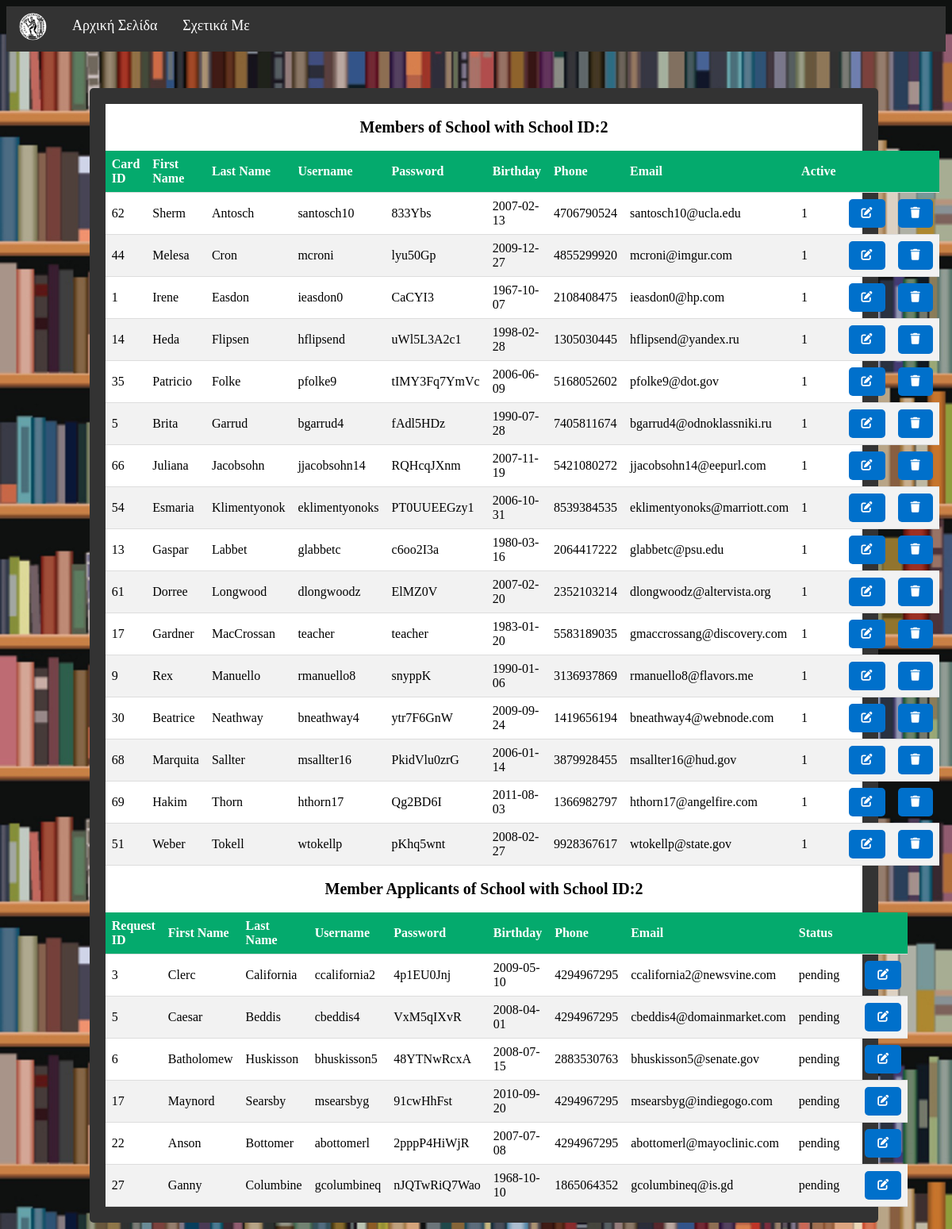
The page /client/admin_members.php (signed in) on the database its author committed.
### tables this page shows
CREATE TABLE members (
    card_id INT UNSIGNED NOT NULL AUTO_INCREMENT,
    first_name VARCHAR(50) NOT NULL,
    last_name VARCHAR(50) NOT NULL,
    username VARCHAR(255) UNIQUE NOT NULL,
    passcode VARCHAR(50) NOT NULL,
    birthday DATE NOT NULL,
    phone BIGINT UNSIGNED NOT NULL CHECK (1000000000 <= phone AND phone <= 9999999999),
    email VARCHAR(255) NOT NULL CHECK (email LIKE '_%@_%._%'),
    teacher TINYINT NOT NULL CHECK (teacher = 0 OR teacher = 1),
    active TINYINT NOT NULL DEFAULT 1 CHECK (active = 1 OR active = 0),
    school_id INT UNSIGNED NOT NULL,
    last_update TIMESTAMP NOT NULL DEFAULT CURRENT_TIMESTAMP ON UPDATE CURRENT_TIMESTAMP,
    PRIMARY KEY (card_id),
    CONSTRAINT memb_school FOREIGN KEY (school_id) REFERENCES schools (school_id) ON DELETE CASCADE ON UPDATE CASCADE
);

CREATE TABLE membership_applicant (
    request_id INT UNSIGNED NOT NULL AUTO_INCREMENT,
    first_name VARCHAR(50) NOT NULL,
    last_name VARCHAR(50) NOT NULL,
    username VARCHAR(255) UNIQUE NOT NULL,
    passcode VARCHAR(50) NOT NULL,
    birthday DATE NOT NULL,
    phone INT UNSIGNED NOT NULL CHECK (1000000000 <= phone AND phone <= 9999999999),
    email VARCHAR(255) NOT NULL,
    teacher TINYINT NOT NULL CHECK (teacher = 0 OR teacher = 1),
    school_id INT UNSIGNED NOT NULL,
    stat VARCHAR(50) NOT NULL DEFAULT 'pending',
    last_update TIMESTAMP NOT NULL DEFAULT CURRENT_TIMESTAMP ON UPDATE CURRENT_TIMESTAMP,
    PRIMARY KEY (request_id),
    CONSTRAINT memb_appl_school FOREIGN KEY (school_id) REFERENCES schools (school_id) ON DELETE CASCADE ON UPDATE CASCADE,
    CONSTRAINT admin_status CHECK (stat in ('pending', 'approved', 'rejected'))
);

### client/admin_members.php (the view, shortened to what this page needs)
<?php
$conn = OpenCon();
?>
<!DOCTYPE html>
<html>
<head>
    <link rel='stylesheet' href='common.css'>
    <link rel="stylesheet" href="https://cdnjs.cloudflare.com/ajax/libs/font-awesome/6.0.0/css/all.min.css">
</head>
<body>
    <div class="navbar">
        <a class="navbar-brand" href="home.php">
            <div class="logo-image">
                <img src="prometheus.png" class="img-fluid" alt="Βιβλιοθήκη ΕΜΠ" style="width:35px;height:35px;">
            </div>
        </a>
        <a href="home.php">Αρχική Σελίδα</a>
        <a href="about.html">Σχετικά Με</a>
    </div>
    <br />
    <br />
    <div class="main-content2">
    <div class="container">
            <div class="row" id="row">
                <div class="col-md-12">
                    <div class="card" id="card-container">
                        <div class="card-body" id="card">
                            <?php
                            $user_data['school_id'] = $_SESSION['school_id'];
                            $school_id = $user_data['school_id'];
                            echo '<br/>';
                            echo '<span style=" font-weight:bold; font-size: 20px; color: black; text-align:center;">Members of School with School ID:' . $school_id . '</br></span>';
                            echo '<br/>';
                            $query2 = "SELECT card_id, first_name, last_name, username, passcode, birthday, phone, email, active  FROM members
                             where school_id=$school_id
                             ORDER BY last_name, first_name";
                            $result2 = mysqli_query($conn, $query2);
                            if (mysqli_num_rows($result2) == 0) {
                                echo '<h1 style="margin-top: 5rem;">No user found!</h1>';
                            } else {
                                echo '<div class="table-responsive">';
                                echo '<table class="table">';
                                echo '<thead>';
                                echo '<tr>';
                                echo '<th>Card ID</th>';
                                echo '<th>First Name</th>';
                                echo '<th>Last Name</th>';
                                echo '<th>Username</th>';
                                echo '<th>Password</th>';
                                echo '<th>Birthday</th>';
                                echo '<th>Phone</th>';
                                echo '<th>Email</th>';
                                echo '<th>Active</th>';
                                echo '<th></th>';
                                echo '<th></th>';
                                echo '</tr>';
                                echo '</thead>';
                                echo '<tbody>';
                                while ($row = mysqli_fetch_row($result2)) {
                                    echo '<tr>';
                                    echo '<td>' . $row[0] . '</td>';
                                    echo '<td>' . $row[1] . '</td>';
                                    echo '<td>' . $row[2] . '</td>';
                                    echo '<td>' . $row[3] . '</td>';
                                    echo '<td>' . $row[4] . '</td>';
                                    echo '<td>' . $row[5] . '</td>';
                                    echo '<td>' . $row[6] . '</td>';
                                    echo '<td>' . $row[7] . '</td>';
                                    echo '<td>' . $row[8] . '</td>';
                                    echo '<td><a type="button" class="button" href="./makeinactive.php?card_id=' . $row[0] . '">';
                                    echo '<i class="fa fa-edit"></i>';
                                    echo '</td>';
                                    echo '<td><a type="button" class="button" href="./deletemember.php?card_id=' . $row[0] . '">';
                                    echo '<i class="fa fa-trash"></i>';
                                    echo '</td>';
                                    echo '</tr>';
                                }
                                echo '</tbody>';
                                echo '</table>';
                                echo '</div>';
                            }
                            echo '<br/>';
                            echo '<span style=" font-weight:bold; font-size: 20px; color: black; text-align:center;">Member Applicants of School with School ID:' . $school_id . '</br></span>';
                            echo '<br />';
                            $query3 = "SELECT request_id, first_name, last_name, username, passcode, birthday, phone, email, stat FROM membership_applicant
                             where school_id=$school_id
                             ORDER BY request_id";
                            $result3 = mysqli_query($conn, $query3);
                            if (mysqli_num_rows($result3) == 0) {
                                echo '<h1 style="margin-top: 5rem;">No result!</h1>';
                            } else {
                                echo '<div class="table-responsive">';
                                echo '<table class="table">';
                                echo '<thead>';
                                echo '<tr>';
                                echo '<th>Request ID</th>';
                                echo '<th>First Name</th>';
                                echo '<th>Last Name</th>';
                                echo '<th>Username</th>';
                                echo '<th>Password</th>';
                                echo '<th>Birthday</th>';
                                echo '<th>Phone</th>';
                                echo '<th>Email</th>';
                                echo '<th>Status</th>';
                                echo '<th></th>';
                                echo '<th></th>';
                                echo '</tr>';
                                echo '</thead>';
                                echo '<tbody>';
                                while ($row = mysqli_fetch_row($result3)) {
                                    echo '<tr>';
                                    echo '<td>' . $row[0] . '</td>';
                                    echo '<td>' . $row[1] . '</td>';
                                    echo '<td>' . $row[2] . '</td>';
                                    echo '<td>' . $row[3] . '</td>';
                                    echo '<td>' . $row[4] . '</td>';
                                    echo '<td>' . $row[5] . '</td>';
                                    echo '<td>' . $row[6] . '</td>';
                                    echo '<td>' . $row[7] . '</td>';
                                    echo '<td>' . $row[8] . '</td>';
                                    echo '<td>';
                                    echo '<td><a type="button" class="button" href="./updatestatus.php?request_id=' . $row[0] . '">';
                                    echo '<i class="fa fa-edit"></i>';
                                    echo '</td>';
                                    echo '</td>';
                                    echo '</tr>';
                                }
                                echo '</tbody>';
                                echo '</table>';
                                echo '</div>';
                            }
                            ?>
                            </div>
                        </div>
                    </div>
                </div>
            </div>
        </div>
    </body>
    </html>

### client/common.css (style rules this page uses)
* { box-sizing: border-box; }
body { background-image: url(".png"); background-color: none; background-size: 100%; background-attachment: fixed; display: flex; flex-direction: column; min-height: 100vh; background-image: url("books.jpg"); background-color: #cccccc; }
.container { position: relative; background-color: white; text-align: center; color: white; }
.button { background-color: rgb(0, 112, 203); border: none; color: white; padding: 10px 16px; text-align: center; text-decoration: none; font-family: Verdana; display: inline-block; font-size: 14px; border-radius: 5px / 5px; cursor: pointer; }
.logo-image { width: 35px; height: 35px; border-radius: 50%; overflow: hidden; margin-top: -6px; }
.navbar { overflow: hidden; background-color: #333; font-family: Verdana; }
.navbar a { float: left; font-size: 18px; color: white; text-align: center; padding: 14px 16px; text-decoration: none; }
.main-content2 { background-color: #333; background-image: none; max-width: 84%; flex: 1; color: white; margin: 10px; padding: 20px; position:relative; left: 8%; border-radius: 5px / 5px; }
a { color: white; text-decoration: none; }
table { border-collapse: collapse; width: 100%; }
th, td { padding: 8px; text-align: left; border-bottom: 1px solid #ddd; color: #000; font-family: "Verdana"; }
tr:nth-child(even) { background-color: #f2f2f2 }
th { background-color: #04AA6D; color: white; }

### rows shown on the page
members: card_id "62", first_name "Sherm", last_name "Antosch", username "santosch10", passcode "833Ybs", birthday "2007-02-13", phone "4706790524", email "santosch10@ucla.edu", active "1"
members: card_id "44", first_name "Melesa", last_name "Cron", username "mcroni", passcode "lyu50Gp", birthday "2009-12-27", phone "4855299920", email "mcroni@imgur.com", active "1"
members: card_id "1", first_name "Irene", last_name "Easdon", username "ieasdon0", passcode "CaCYI3", birthday "1967-10-07", phone "2108408475", email "ieasdon0@hp.com", active "1"
members: card_id "14", first_name "Heda", last_name "Flipsen", username "hflipsend", passcode "uWl5L3A2c1", birthday "1998-02-28", phone "1305030445", email "hflipsend@yandex.ru", active "1"
members: card_id "35", first_name "Patricio", last_name "Folke", username "pfolke9", passcode "tIMY3Fq7YmVc", birthday "2006-06-09", phone "5168052602", email "pfolke9@dot.gov", active "1"
members: card_id "5", first_name "Brita", last_name "Garrud", username "bgarrud4", passcode "fAdl5HDz", birthday "1990-07-28", phone "7405811674", email "bgarrud4@odnoklassniki.ru", active "1"
members: card_id "66", first_name "Juliana", last_name "Jacobsohn", username "jjacobsohn14", passcode "RQHcqJXnm", birthday "2007-11-19", phone "5421080272", email "jjacobsohn14@eepurl.com", active "1"
members: card_id "54", first_name "Esmaria", last_name "Klimentyonok", username "eklimentyonoks", passcode "PT0UUEEGzy1", birthday "2006-10-31", phone "8539384535", email "eklimentyonoks@marriott.com", active "1"
members: card_id "13", first_name "Gaspar", last_name "Labbet", username "glabbetc", passcode "c6oo2I3a", birthday "1980-03-16", phone "2064417222", email "glabbetc@psu.edu", active "1"
members: card_id "61", first_name "Dorree", last_name "Longwood", username "dlongwoodz", passcode "ElMZ0V", birthday "2007-02-20", phone "2352103214", email "dlongwoodz@altervista.org", active "1"
members: card_id "17", first_name "Gardner", last_name "MacCrossan", username "teacher", passcode "teacher", birthday "1983-01-20", phone "5583189035", email "gmaccrossang@discovery.com", active "1"
members: card_id "9", first_name "Rex", last_name "Manuello", username "rmanuello8", passcode "snyppK", birthday "1990-01-06", phone "3136937869", email "rmanuello8@flavors.me", active "1"
members: card_id "30", first_name "Beatrice", last_name "Neathway", username "bneathway4", passcode "ytr7F6GnW", birthday "2009-09-24", phone "1419656194", email "bneathway4@webnode.com", active "1"
members: card_id "68", first_name "Marquita", last_name "Sallter", username "msallter16", passcode "PkidVlu0zrG", birthday "2006-01-14", phone "3879928455", email "msallter16@hud.gov", active "1"
members: card_id "69", first_name "Hakim", last_name "Thorn", username "hthorn17", passcode "Qg2BD6I", birthday "2011-08-03", phone "1366982797", email "hthorn17@angelfire.com", active "1"
members: card_id "51", first_name "Weber", last_name "Tokell", username "wtokellp", passcode "pKhq5wnt", birthday "2008-02-27", phone "9928367617", email "wtokellp@state.gov", active "1"
membership_applicant: request_id "3", first_name "Clerc", last_name "California", username "ccalifornia2", passcode "4p1EU0Jnj", birthday "2009-05-10", phone "4294967295", email "ccalifornia2@newsvine.com", stat "pending"
membership_applicant: request_id "5", first_name "Caesar", last_name "Beddis", username "cbeddis4", passcode "VxM5qIXvR", birthday "2008-04-01", phone "4294967295", email "cbeddis4@domainmarket.com", stat "pending"
membership_applicant: request_id "6", first_name "Batholomew", last_name "Huskisson", username "bhuskisson5", passcode "48YTNwRcxA", birthday "2008-07-15", phone "2883530763", email "bhuskisson5@senate.gov", stat "pending"
membership_applicant: request_id "17", first_name "Maynord", last_name "Searsby", username "msearsbyg", passcode "91cwHhFst", birthday "2010-09-20", phone "4294967295", email "msearsbyg@indiegogo.com", stat "pending"
membership_applicant: request_id "22", first_name "Anson", last_name "Bottomer", username "abottomerl", passcode "2pppP4HiWjR", birthday "2007-07-08", phone "4294967295", email "abottomerl@mayoclinic.com", stat "pending"
membership_applicant: request_id "27", first_name "Ganny", last_name "Columbine", username "gcolumbineq", passcode "nJQTwRiQ7Wao", birthday "1968-10-10", phone "1865064352", email "gcolumbineq@is.gd", stat "pending"

### other values the page prints
$school_id "2"
